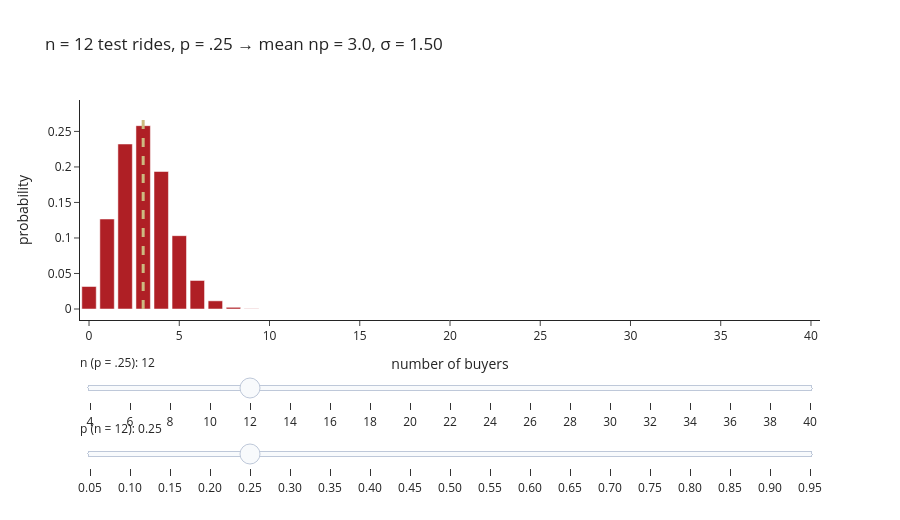

Here is the notebook cell this chart was saved with:
### Code cell
ns = list(range(4, 41, 2)); ps = np.round(np.arange(0.05, 0.96, 0.05), 2)

def pmf_bars(n, p, visible):
    xs = np.arange(0, n + 1); ys = stats.binom.pmf(xs, n, p)
    return [go.Bar(x=xs, y=ys, marker_color=RED, visible=visible, name=f"n={n}, p={p}", showlegend=False),
            go.Scatter(x=[n * p, n * p], y=[0, ys.max() * 1.08], mode="lines", visible=visible, showlegend=False,
                       line=dict(color=GOLD, width=3, dash="dash"), name=f"mean {n*p:.1f}")]

fig = go.Figure()
for n_ in ns:
    fig.add_traces(pmf_bars(n_, .25, n_ == 12))
for p_ in ps:
    fig.add_traces(pmf_bars(12, p_, False))
T = 2 * (len(ns) + len(ps))
def vis(idx):                       # show the pair of traces number idx, hide all others
    v = [False] * T; v[2*idx] = v[2*idx + 1] = True; return v
steps_n = [dict(method="update", label=str(n_), args=[{"visible": vis(i)},
           {"title": f"n = {n_} test rides, p = .25 → mean np = {n_*.25:.1f}, σ = {math.sqrt(n_*.25*.75):.2f}"}]) for i, n_ in enumerate(ns)]
steps_p = [dict(method="update", label=f"{p_:.2f}", args=[{"visible": vis(len(ns) + i)},
           {"title": f"n = 12 test rides, p = {p_:.2f} → mean np = {12*p_:.1f}, σ = {math.sqrt(12*p_*(1-p_)):.2f}"}]) for i, p_ in enumerate(ps)]
fig.update_layout(template="simple_white", height=520, title="n = 12 test rides, p = .25 → mean np = 3.0, σ = 1.50",
                  xaxis_title="number of buyers", yaxis_title="probability", xaxis_range=[-0.5, 40.5],
                  sliders=[dict(active=ns.index(12), steps=steps_n, currentvalue=dict(prefix="n (p = .25): "), y=-0.05),
                           dict(active=int(np.argmin(abs(ps - .25))), steps=steps_p, currentvalue=dict(prefix="p (n = 12): "), y=-0.35)],
                  margin=dict(b=200))
fig.show()
print("Small n: count the ways. Large n: the bars smooth into a bell — block D uses that. Tiny p with many trials: a Poisson.")
